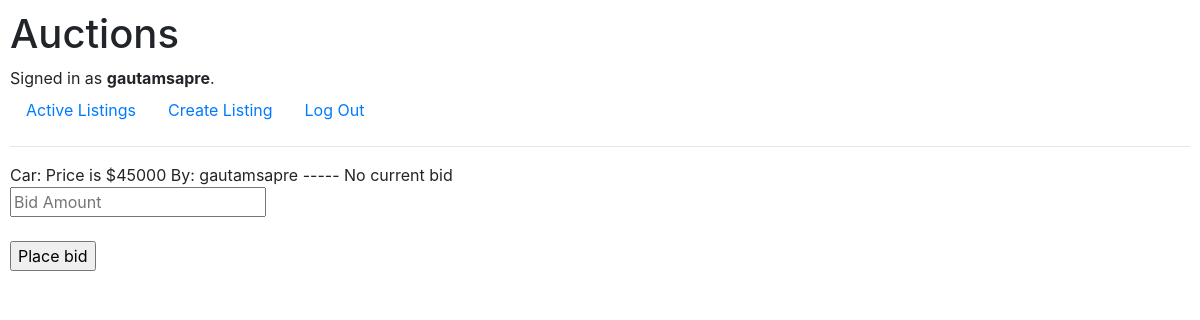
/2/place-bid (signed in), run on the app's committed database.
### auctions/models.py (models this page shows, shortened)
class User(AbstractUser):
    def __str__(self):
        return f"{self.username}: {self.email}"

class listings(models.Model):
    name = models.CharField(max_length = 64)
    price = models.IntegerField()
    user = models.ForeignKey(User, on_delete=models.CASCADE, related_name="active_listings", default = "", null=True)
    highest_bid = models.ForeignKey(bid, on_delete=models.CASCADE, related_name="bids", default = "No current bid", null=True)
    image_file = models.ImageField(upload_to='product_images')
    def __str__(self):
        if self.highest_bid.bid_by.username == "DEFAULT":
            return f"{self.name}: \nPrice is ${self.price} \nBy: {self.user.username} ----- No current bid "
        return f"{self.name}: \nPrice is ${self.price} \nBy: {self.user.username} ----- Highest bid is ${self.highest_bid.bid} by {self.highest_bid.bid_by.username}"

class bid(models.Model):
    bid_by = models.ForeignKey(User, on_delete=models.CASCADE, related_name="bidder", default = "" , null=True)
    bid = models.IntegerField(default = 0)

### auctions/views.py (the view)
# urls.py: path("<id>/place-bid", views.bider, name="place-bid"),
def bider(request, id):
    return render(request,"auctions/bid.html",{
        "item": listings.objects.get(id=id),
        "lower": False
    })

### auctions/templates/auctions/bid.html (shortened to what this page needs)
{% extends "auctions/layout.html" %}
{% block body %}
    {{item}}
    <form action= "/{{item.id}}/confirm_bid" method = "POST">
            <input type="text" id="amount" placeholder ="Bid Amount" name = "amount"><br><br>
            <input type="submit" value="Place bid">
    </form>
{% endblock %}

### auctions/templates/auctions/layout.html (shortened to what this page needs)
{% load static %}
<!DOCTYPE html>
<html lang="en">
    <head>
        <link rel="stylesheet" href="https://stackpath.bootstrapcdn.com/bootstrap/4.4.1/css/bootstrap.min.css">
        <link href="{% static 'auctions/styles.css' %}" rel="stylesheet">
    </head>
    <body>
        <h1>Auctions</h1>
        <div>
            {% if user.is_authenticated %}
                Signed in as <strong>{{ user.username }}</strong>.
            {% else %}
                Not signed in.
            {% endif %}
        </div>
        <ul class="nav">
            <li class="nav-item">
                <a class="nav-link" href="{% url 'index' %}">Active Listings</a>
            </li>
            {% if user.is_authenticated %}
                <li class="nav-item">
                    <a class="nav-link" href="/create-listing">Create Listing</a>
                </li>
                <li class="nav-item">
                    <a class="nav-link" href="{% url 'logout' %}">Log Out</a>
                </li>
            {% endif %}
        </ul>
        <hr>
        {% block body %}
        {% endblock %}
    </body>
</html>

### auctions/static/auctions/styles.css (style rules this page uses)
body { padding: 10px; }

### data on the page
User: username "gautamsapre"
listings: highest_bid+name+price "Car: Price is $45000 By: gautamsapre ----- No current bid"
